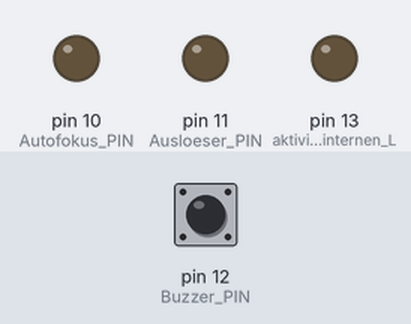
Bench run of a sketch on a simulated Arduino Uno, built with avr-gcc and run on an emulated ATmega328P. Parts: output pins drawn as LEDs (lit = HIGH). The test bench sets the inputs (shaded band); at power-on: pin 12 (Buzzer_PIN) HIGH.

Above: at 1.2 s.
1.3 s: pin 12 (Buzzer_PIN) pulled LOW for 0.15 s
At 1.43 s:
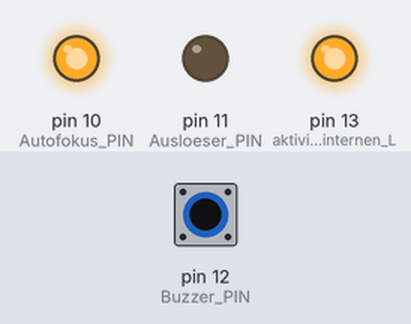
4.4 s: pin 12 (Buzzer_PIN) pulled LOW for 1 s
At 4.7 s:
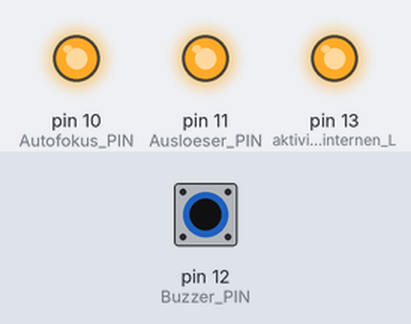
8.1 s: pin 12 (Buzzer_PIN) pulled LOW for 3.2 s
At 9.0 s:
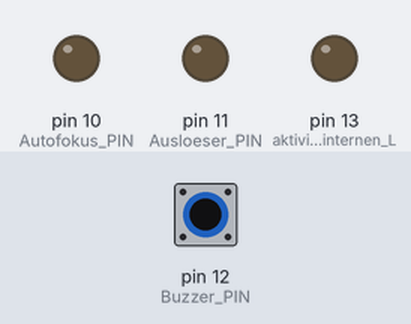
Timing chart, 0 to 12.0 s (numbered marks = the images above; inputs shaded):
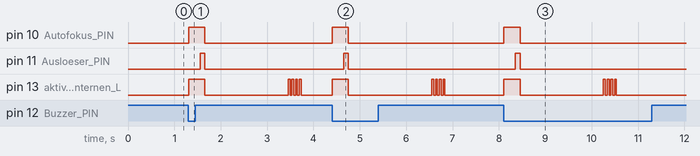

Measured:
- after the input at 1.3 s, pin 10 (Autofokus_PIN): LOW → HIGH at once, → LOW 0.35 s later; pin 11 (Ausloeser_PIN): LOW → HIGH after 0.26 s, → LOW 0.10 s later; pin 13 (aktivieren_der_internen_L): goes HIGH 0.35 s, LOW 1.8 s, 3 × (HIGH 0.04 s, LOW 0.04 s), HIGH 0.04 s, then LOW, starting at once
- after the input at 4.4 s, pin 10 (Autofokus_PIN): LOW → HIGH at once, → LOW 0.35 s later; pin 11 (Ausloeser_PIN): LOW → HIGH after 0.26 s, → LOW 0.10 s later; pin 13 (aktivieren_der_internen_L): goes HIGH 0.35 s, LOW 1.8 s, 3 × (HIGH 0.04 s, LOW 0.04 s), HIGH 0.04 s, then LOW, starting at once
- after the input at 8.1 s, pin 10 (Autofokus_PIN): LOW → HIGH at once, → LOW 0.35 s later; pin 11 (Ausloeser_PIN): LOW → HIGH after 0.26 s, → LOW 0.10 s later; pin 13 (aktivieren_der_internen_L): goes HIGH 0.35 s, LOW 1.8 s, 3 × (HIGH 0.04 s, LOW 0.04 s), HIGH 0.04 s, then LOW, starting at once

The sketch:

Buzzersteuerung.ino
```cpp
/* Knipskiste 2
 * DSLR-Kameraansteuerung mittels Buzzer
 *
 * 09.12.2018
 * Dr. Matthias Offer
 *
 * Buzzer zwischen Buzzer_PIN und GND
 *
 * Kameraansteuerung
 * Autofokus zwischen Autofokus_PIN und GND über Optokoppler
 * Ausloeser zwischen Ausloeser_PIN und GND über Optokoppler
 */

// PINs
int Autofokus_PIN= 10;    // setzen des Digital-PINs zur Ansterung des Autofokus
int Ausloeser_PIN= 11;    // setzen des Digital-PINs zur Ansterung des Ausloesers
int Buzzer_PIN= 12;        // setzten des setzen des Digital-PINs zum auslesen des Buzzers

// Zeiten [ms]
int Entprellzeit= 5;    // setzen der Entprellzeit
int Fokusierzeit= 250;  // setzen der Wartezeit für die Fokusierung
int Haltezeit= 100;     // setzen der Ausloeserhaltezeit
int Todzeit= 1800;      // setzen der Todzeit des Ausloesers


void setup() {
  pinMode(LED_BUILTIN, OUTPUT);       // aktivieren der internen LED als Status-LED
  pinMode(Autofokus_PIN, OUTPUT);     // setzt Digital-PIN Autofokus als OUTPUT
  pinMode(Ausloeser_PIN, OUTPUT);     // setzt Digital-PIN Ausloeser als OUTPUT
  pinMode(Buzzer_PIN, INPUT_PULLUP);  // setzt Digital-PIN Buzzer_PIN als IMPUT mit PULLUP
}


int Buzzerentprellung(int Input_PIN) {
  static int Buzzerstatus;
  if (digitalRead(Input_PIN) == LOW) {
    // eine Aenderung am Eingang wird erkannt
    delay(Entprellzeit);
    if (digitalRead(Input_PIN) == LOW) {
      // nach ablauf der Einprellzeit gibt es keine erneute Aenderung am Eingang --> kein Prellen
      if (Buzzerstatus == HIGH) {
        //eine eindeutige Aenderung am Eingang wurde erfasst und durch die Funktion zurueckgemeldet
        Buzzerstatus = LOW;
        return LOW;
      }
      if (Buzzerstatus == LOW) {
        //setzt den Eingang zurueck
        return HIGH;
      }
    }
  }
  //Eingang hat geprellt oder war HIGH (Standartzustand)
  Buzzerstatus = HIGH;
  return HIGH;
}


void Kameraansteuerung() {
  digitalWrite(LED_BUILTIN, HIGH);      // aktiviert Status-LED

  digitalWrite(Autofokus_PIN, HIGH);    // aktiviert Autofokus
  delay(Fokusierzeit);                  // wartet auf Fokusierung

  digitalWrite(Ausloeser_PIN, HIGH);    // triggert Ausloeser
  delay(Haltezeit);                     // haelt Ausloeser

  digitalWrite(Ausloeser_PIN, LOW);     // deaktiviert Ausloeser
  digitalWrite(Autofokus_PIN, LOW);     // deaktiviert Autofokus

  digitalWrite(LED_BUILTIN, LOW);       // deaktiviert Status-LED

  delay(Todzeit);                       // startet Todzeit des Ausloesers

  for (int i=0; i <= 3; i++){
    // Status-LED blinkt wenn Todzeit abgelaufen ist
    digitalWrite(LED_BUILTIN, HIGH);  // aktiviert Status-LED
      delay(40);
    digitalWrite(LED_BUILTIN, LOW);   // deaktiviert Status-LED
      delay(40);
  }
}


void loop() {
  if (Buzzerentprellung(Buzzer_PIN) == LOW){
    // steuert die Kamera an wenn der Buzzer gedrückt wurde
    // und dadurch das Potential am Buzzer-Eingang auf 0V gelegt wurde
    Kameraansteuerung();
  }
}
```
